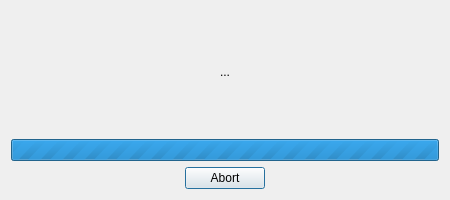
<?xml version="1.0" encoding="UTF-8"?>
<ui version="4.0">
 <class>YieldProgress</class>
 <widget class="QDialog" name="YieldProgress">
  <property name="geometry">
   <rect>
    <x>0</x>
    <y>0</y>
    <width>450</width>
    <height>200</height>
   </rect>
  </property>
  <property name="windowTitle">
   <string notr="true">YieldProgress</string>
  </property>
  <layout class="QVBoxLayout" name="verticalLayout">
   <item>
    <widget class="QLabel" name="label">
     <property name="sizePolicy">
      <sizepolicy hsizetype="Preferred" vsizetype="Expanding">
       <horstretch>0</horstretch>
       <verstretch>0</verstretch>
      </sizepolicy>
     </property>
     <property name="text">
      <string>...</string>
     </property>
     <property name="alignment">
      <set>Qt::AlignCenter</set>
     </property>
    </widget>
   </item>
   <item>
    <widget class="QProgressBar" name="progressBar">
     <property name="maximum">
      <number>0</number>
     </property>
     <property name="alignment">
      <set>Qt::AlignCenter</set>
     </property>
     <property name="format">
      <string notr="true">%v/%m %p%</string>
     </property>
    </widget>
   </item>
   <item>
    <layout class="QHBoxLayout" name="horizontalLayout">
     <item>
      <spacer name="horizontalSpacer">
       <property name="orientation">
        <enum>Qt::Horizontal</enum>
       </property>
       <property name="sizeHint" stdset="0">
        <size>
         <width>40</width>
         <height>20</height>
        </size>
       </property>
      </spacer>
     </item>
     <item>
      <widget class="QPushButton" name="abortButton">
       <property name="text">
        <string>Abort</string>
       </property>
      </widget>
     </item>
     <item>
      <spacer name="horizontalSpacer_2">
       <property name="orientation">
        <enum>Qt::Horizontal</enum>
       </property>
       <property name="sizeHint" stdset="0">
        <size>
         <width>40</width>
         <height>20</height>
        </size>
       </property>
      </spacer>
     </item>
    </layout>
   </item>
  </layout>
 </widget>
 <resources/>
 <connections/>
</ui>
